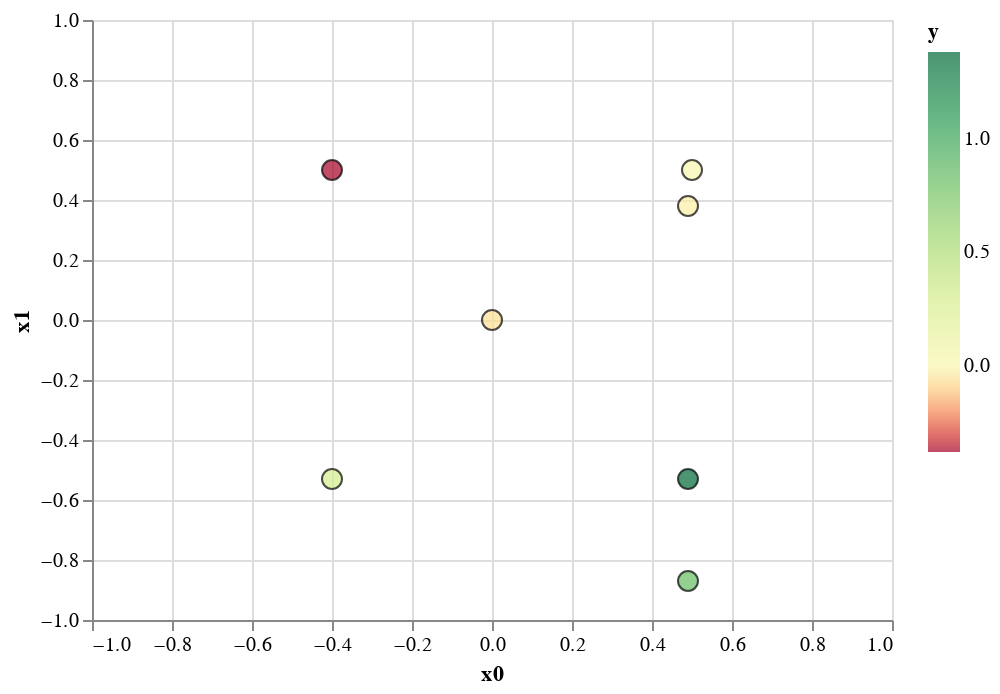

The notebook cell this image was saved under:
### Markdown cell above
Evaluate the function and plot all the evaluations so far:

### Code cell
y = blackbox2([x0.value, x1.value])[0][0]
print(f'Evaluated black box at ({x0.value}, {x1.value}); result={y}')
blackbox2.plot_xy()

### Figure 1 — Vega-Lite specification as saved in the notebook (floating-point values rounded to 4 significant figures)
{"config": {"view": {"continuousWidth": 400, "continuousHeight": 300}}, "data": {"name": "data-3a5c54aac8bcd2147d344e1eb882586b"}, "mark": {"type": "circle", "size": 100, "stroke": "black", "strokeWidth": 1}, "encoding": {"color": {"type": "quantitative", "field": "y", "scale": {"domainMid": 0, "scheme": "redyellowgreen"}}, "x": {"type": "quantitative", "field": "x0", "scale": {"domain": [-1, 1]}}, "y": {"type": "quantitative", "field": "x1", "scale": {"domain": [-1, 1]}}}, "$schema": "https://vega.github.io/schema/vega-lite/v4.8.1.json", "datasets": {"data-3a5c54aac8bcd2147d344e1eb882586b": [{"x0": 0.0, "x1": 0.0, "y": -0.0659}, {"x0": 0.5, "x1": 0.5, "y": 0.02862}, {"x0": -0.4, "x1": 0.5, "y": -0.3792}, {"x0": -0.4, "x1": -0.53, "y": 0.3003}, {"x0": 0.49, "x1": -0.53, "y": 1.383}, {"x0": 0.49, "x1": 0.38, "y": -0.02655}, {"x0": 0.49, "x1": -0.87, "y": 0.8157}]}}
